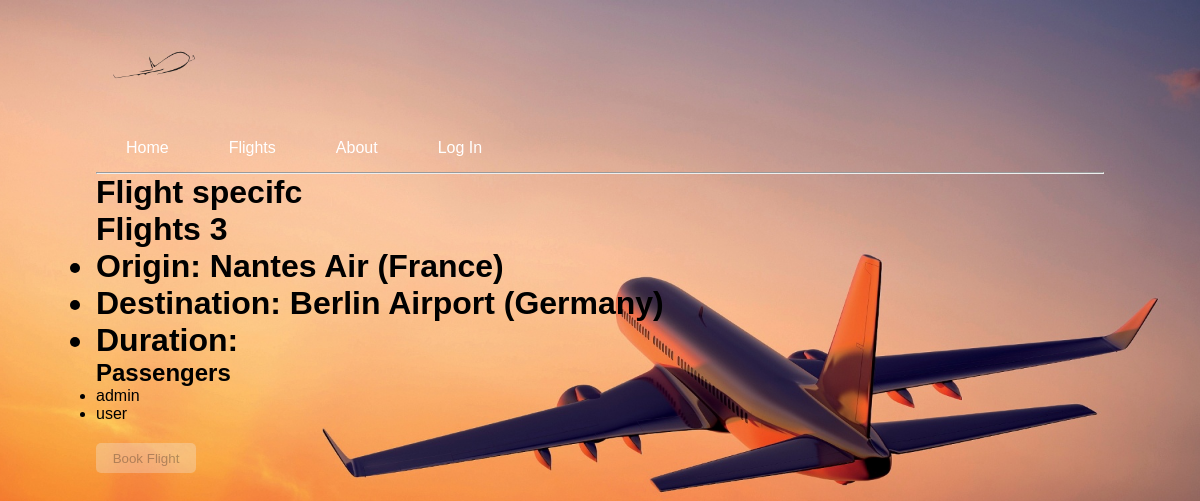
Page /3 on the committed database.
### flights/models.py (models this page shows, shortened)
class Flight(models.Model):
    origin = models.ForeignKey(Airport, on_delete=models.CASCADE, related_name="departures")
    destination = models.ForeignKey(Airport, on_delete=models.CASCADE, related_name="arrivals")
    departure = models.DateTimeField(auto_now=True)  # save it every time, allowing to update the hour.
    arrival = models.DateTimeField(auto_now=True)
    airplane = models.ForeignKey('Airplane', on_delete=models.SET_NULL, null=True, related_name="flights", blank=True)
    passengers = models.ManyToManyField(User, related_name="flights")

class Airport(models.Model):
    name = models.CharField(max_length=55)
    country = models.ForeignKey(Country, on_delete=models.CASCADE, related_name="airports")
    def __str__(self):
        return f"{self.name} ({self.country})"

class Country(models.Model):
    name = models.CharField(max_length=15)
    def __str__(self):
        return f"{self.name}"
    class Meta:
        verbose_name_plural = "Countries"

### flights/views.py (the view)
# urls.py: path("<int:flight_id>", views.flight, name="flight")
def flight(request, flight_id):
    flight_object = Flight.objects.get(pk=flight_id)
    if request.method == "POST":
        print("here")
        if request.user.is_authenticated:
            flight_object.passengers.add(request.user)
    return render(request, "flights/flight.html", {
        "flight": flight_object,
        "passengers": flight_object.passengers.all(),
    })

### flights/templates/flights/flight.html (shortened to what this page needs)
{% extends 'main.html' %}
{% block content %}
<form action="{% url 'flight' flight.id %}" method="post">
    <h1>Flight specifc</h1>
    <h1>Flights {{ flight.id }}
        <ul>
            <li>Origin: {{ flight.origin }}</li>
            <li>Destination: {{ flight.destination }} </li>
            <li>Duration: {{ flight.duration }}</li>
        </ul>
    </h1>
    <h2>Passengers</h2>
    <ul>
        {% for passenger in passengers %}
        <li>{{ passenger }}</li>
        {% empty %}
        <li>No passengers</li>
        {% endfor %}
    </ul>
    {% if user.is_authenticated %}
    <Button class="book-button" type="submit" >Book Flight</Button>
    {% else %}
    <Button class="book-button-disabled" type="submit" disabled>Book Flight</Button>
    {% endif %}
</form>
{% endblock %}

### static/styles/main.css (style rules this page uses)
* { margin: 0; padding: 0; box-sizing: border-box; }
#bg { width: 100%; height: 100vh; background-size: cover; background-position: center; padding: 0 8%; position: relative; }
.book-button-disabled { width: 100px; height: 30px; border: none; border-radius: 5px; margin-top: 20px; transition: transform 0.3s ease-in-out; }
body { font-family: Arial, Helvetica, sans-serif; margin: 0; }
html { box-sizing: border-box; }
*, *:before, *:after { box-sizing: inherit; }

### rows in the picture
Flight: id "3", origin "Nantes Air (France)", destination "Berlin Airport (Germany)"

### other values in the picture
{{ passenger }} "admin"
{{ passenger }} "user"
